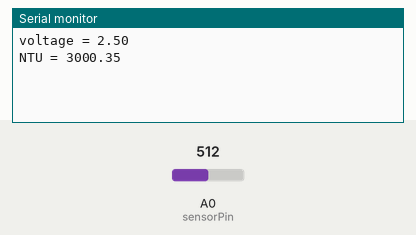
Bench run of a sketch on a simulated Arduino Uno, built with avr-gcc and run on an emulated ATmega328P. On the bench: the last lines printed to the serial monitor. The test bench sets the inputs (shaded band); at power-on: A0 (sensorPin) = 512.

Above: at 1.2 s.
1.3 s: A0 (sensorPin) set to 716
At 1.9 s:
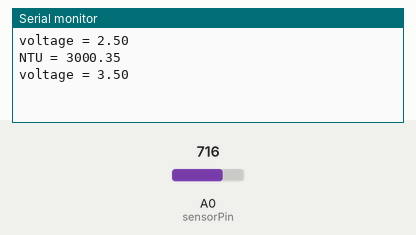
2.8 s: A0 (sensorPin) set to 810
At 3.7 s:
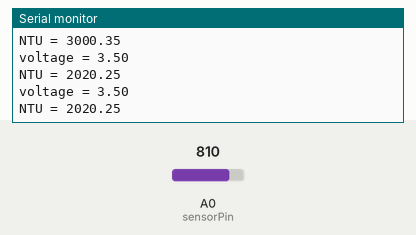
Timing chart, 0 to 5.8 s (numbered marks = the images above; inputs shaded):
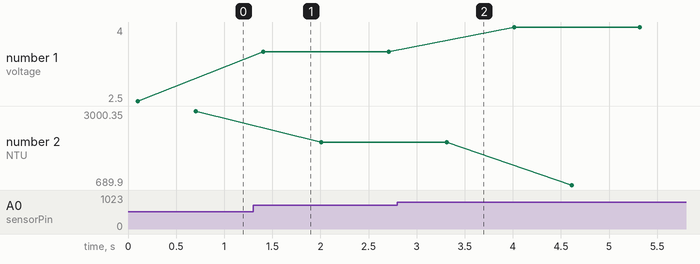

Measured:
- after the input at 1.3 s, the serial monitor: prints a new line after 0.11 s (image 1)
- plotted number 1: 2.5 → 3.5 after the input at 1.3 s, 3.5 → 4 after the input at 2.8 s
- plotted number 2: 3000.35 → 2020.25 after the input at 1.3 s, 2020.25 → 689.9 after the input at 2.8 s

The sketch:

turbidity3.ino
```cpp
int sensorPin = A0;
float volt;
float ntu;

void setup()
{
  Serial.begin(9600);               // We will use the Serial Monitor to read the NTU of the water
}
void loop()
{

    volt = 0;
    for(int i=0; i<800; i++)         //The voltage from the sensor is quite noisy
    {                                //so I take 800 samples and then average those samples
        int sensorvalue = analogRead(A0);
        volt += sensorvalue * (5.0 / 1024.0);  //Convert the analog reading （0~1023） to a voltage (0 ~ 5V)
    }
    volt = volt/800;
    volt = round_to_dp(volt,1);      //Round the volt number to 1 decimal place

    if(volt < 2.5){                  //The equation only works between 2.5V ~ 4.2V,
      ntu = 3000;                    //so set any readings below 2.5V with 3000NTU
    }else{
      ntu = -1120.4*square(volt)+5742.3*volt-4352.9;  // Calculate the current NTU
    }
    if(ntu <0){
      ntu = 0;                       //If the NTU turns out to be under 0, set it to 0.
    }
  Serial.print("voltage = ");
  Serial.println(volt);
  delay(600);
  Serial.print("NTU = ");
  Serial.println(ntu);
  delay(600);
}

float round_to_dp( float in_value, int decimal_place )
{
  float multiplier = powf( 10.0f, decimal_place );
  in_value = roundf( in_value * multiplier ) / multiplier;
  return in_value;
}
```
